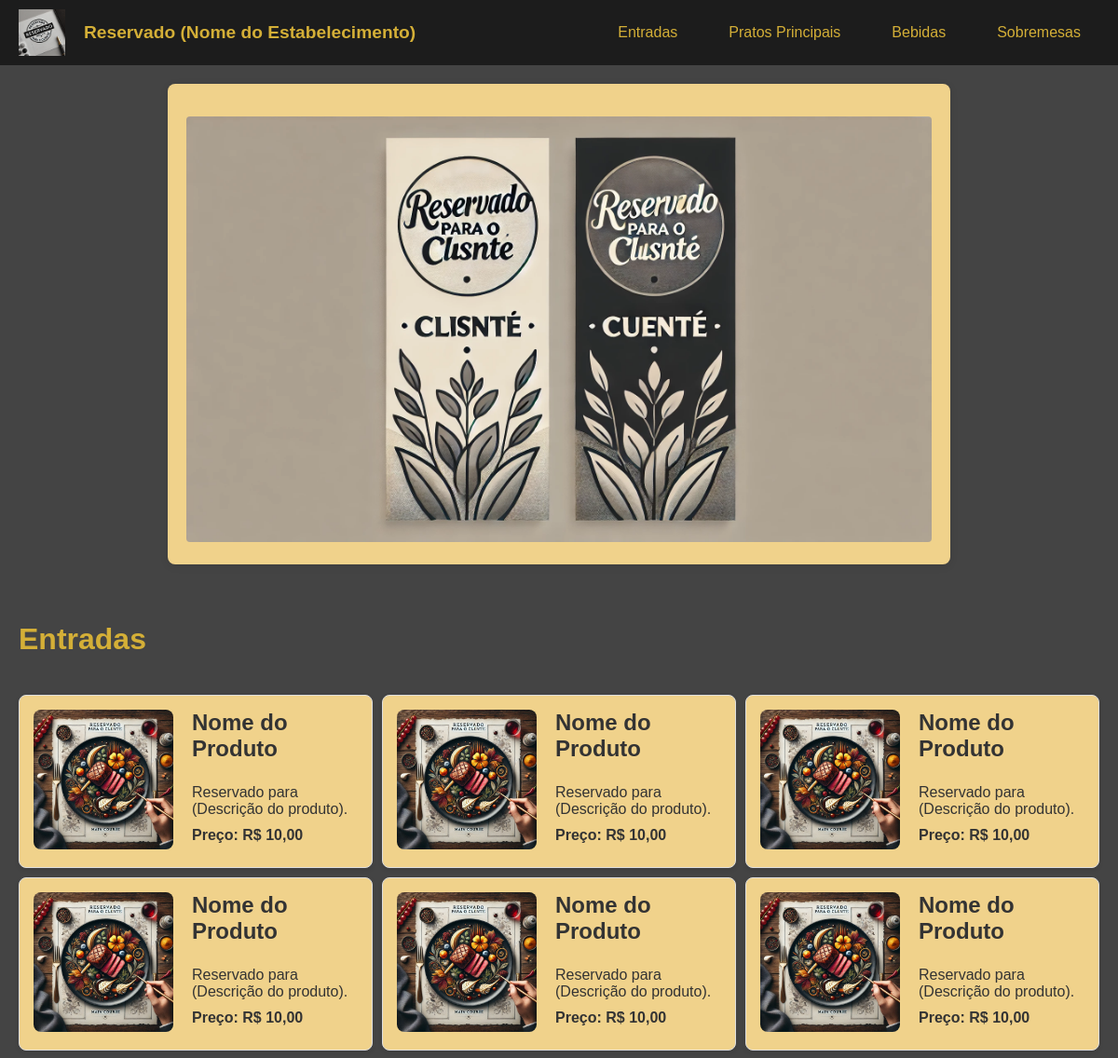
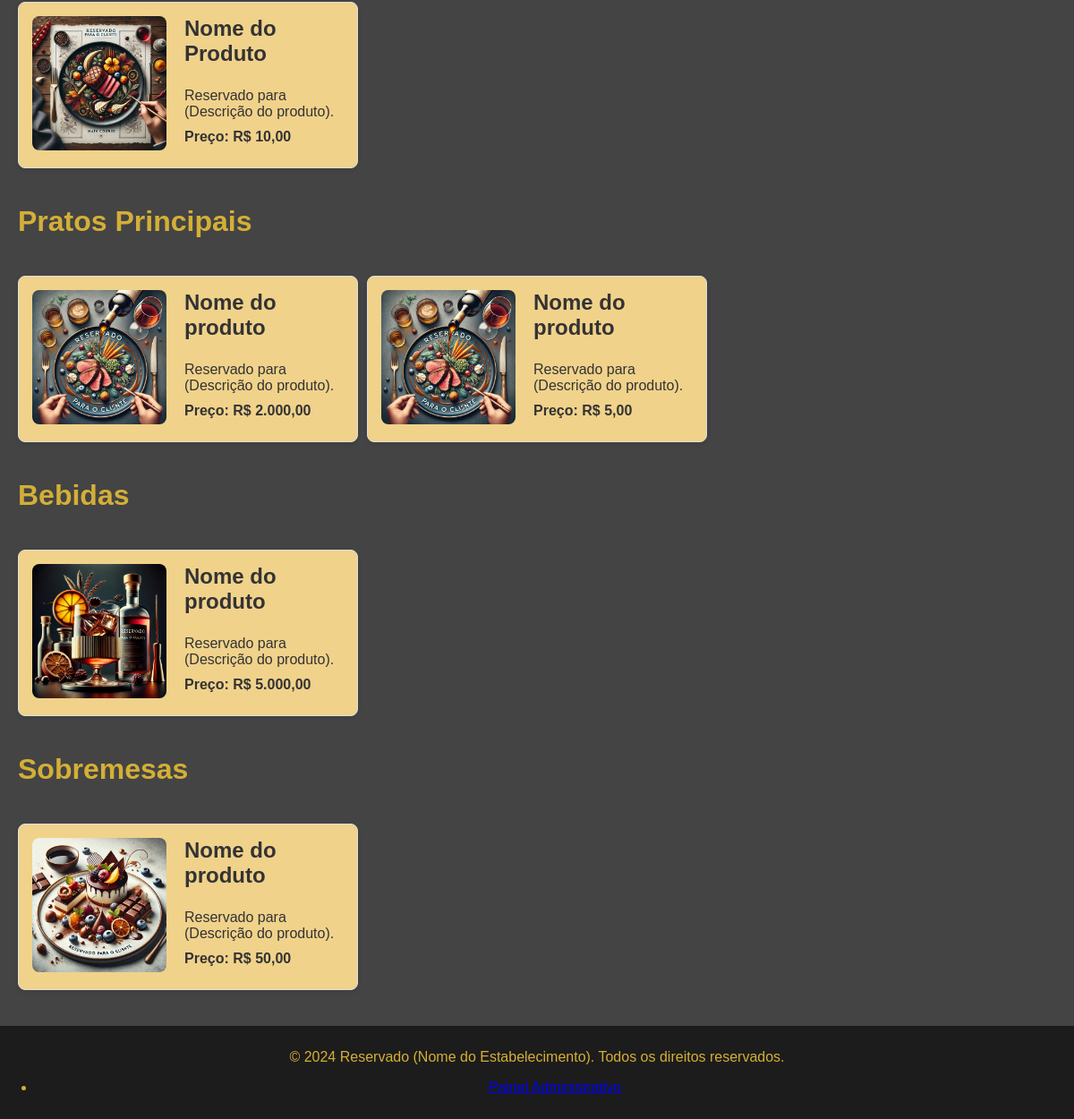
The page / on the database its author committed (2 pictures, top to bottom).
### tables this page shows
CREATE TABLE `produtos` (
  `id` int NOT NULL AUTO_INCREMENT,
  `nome` varchar(255) NOT NULL,
  `descricao` text NOT NULL,
  `preco` decimal(10,2) NOT NULL,
  `categoria` enum('entradas','principais','bebidas','sobremesas') NOT NULL,
  `imagem` varchar(255) DEFAULT NULL,
  `data_criacao` timestamp NULL DEFAULT CURRENT_TIMESTAMP,
  PRIMARY KEY (`id`)
);

### config.php (called while the page is built, shortened)
<?php
$site_name = "Reservado (Nome do Estabelecimento)";
$banner_image_path = '../cardapio-SemiDinamico/path/r.jpg';
$sections = [
    "entradas" => [
        "title" => "Entradas",
        "url" => "sections/entradas.php"
    ],
    "principais" => [
        "title" => "Pratos Principais",
        "url" => "sections/principais.php"
    ],
    "bebidas" => [
        "title" => "Bebidas",
        "url" => "sections/bebidas.php"
    ],
    "sobremesas" => [
        "title" => "Sobremesas",
        "url" => "sections/sobremesas.php"
    ],
];
?>

### sections/entradas.php (the view, shortened to what this page needs)
<?php
require_once dirname(__DIR__) . '/db/conexao.php';
$base_url = '/cardapio-SemiDinamico/admin/uploads/produtos/';
$stmt = $pdo->prepare("SELECT * FROM produtos WHERE categoria = 'entradas' ORDER BY nome");
$stmt->execute();
$produtos = $stmt->fetchAll(PDO::FETCH_ASSOC);
?>
<!DOCTYPE html>
<html lang="pt-BR">
<head>
    <link rel="stylesheet" href="../assets/css/style.css">
</head>
<body>
    <h1>Entradas</h1>
    <div class="produtos-container">
        <?php foreach ($produtos as $produto): ?>
        <div class="produto-item">
            <div class="produto-imagem">
                <?php if ($produto['imagem']): ?>
                    <img src="<?php echo $base_url . htmlspecialchars($produto['imagem']); ?>" alt="<?php echo htmlspecialchars($produto['nome']); ?>">
                <?php endif; ?>
            </div>
            <div class="produto-info">
                <h3><?php echo htmlspecialchars($produto['nome']); ?></h3>
                <p><?php echo htmlspecialchars($produto['descricao']); ?></p>
                <p class="preco">Preço: R$ <?php echo number_format($produto['preco'], 2, ',', '.'); ?></p>
            </div>
        </div>
        <?php endforeach; ?>
    </div>
</body>
</html>

### index.php (shortened to what this page needs)
<?php
include 'config.php';
?>
<!DOCTYPE html>
<html lang="pt-BR">
<head>
    <link rel="stylesheet" href="assets/css/style.css">
    <link rel="stylesheet" href="https://cdnjs.cloudflare.com/ajax/libs/font-awesome/6.0.0-beta3/css/all.min.css">
</head>
<body>
    <header>
        <div class="logo-container">
            <img src="path/logo.jpg" alt="Logo do Site <?php echo $site_name; ?>">
        </div>
        <h1 class="site-title"><?php echo $site_name; ?></h1>
        <nav>
            <ul>
                <?php foreach ($sections as $id => $section): ?>
                    <li><a href="<?php echo $section['url']; ?>"><?php echo $section['title']; ?></a></li>
                <?php endforeach; ?>
            </ul>
        </nav>
    </header>
    <div class="banner">
        <img src="<?php echo $banner_image_path; ?>" alt="Banner do site <?php echo $site_name; ?>">
    </div>
    <main>
        <?php
        foreach ($sections as $id => $section) {
            include $section['url'];
        }
        ?>
    </main>
    <footer>
        <p>&copy; 2024 <?php echo $site_name; ?>. Todos os direitos reservados.</p>
        <ul>
            <li><a href="admin/login.php">Painel Administrativo</a></li>
        </ul>
    </footer>
</body>
</html>

### sections/principais.php (shortened to what this page needs)
<?php
require_once dirname(__DIR__) . '/db/conexao.php';
$base_url = '/cardapio-SemiDinamico/admin/uploads/produtos/';
$stmt = $pdo->prepare("SELECT * FROM produtos WHERE categoria = 'principais' ORDER BY nome");
$stmt->execute();
$produtos = $stmt->fetchAll(PDO::FETCH_ASSOC);
?>
<!DOCTYPE html>
<html lang="pt-BR">
<head>
    <link rel="stylesheet" href="../assets/css/style.css">
</head>
<body>
    <h1>Pratos Principais</h1>
    <div class="produtos-container">
        <?php foreach ($produtos as $produto): ?>
        <div class="produto-item">
            <div class="produto-imagem">
                <?php if ($produto['imagem']): ?>
                    <img src="<?php echo $base_url . htmlspecialchars($produto['imagem']); ?>" alt="<?php echo htmlspecialchars($produto['nome']); ?>">
                <?php endif; ?>
            </div>
            <div class="produto-info">
                <h3><?php echo htmlspecialchars($produto['nome']); ?></h3>
                <p><?php echo htmlspecialchars($produto['descricao']); ?></p>
                <p class="preco">Preço: R$ <?php echo number_format($produto['preco'], 2, ',', '.'); ?></p>
            </div>
        </div>
        <?php endforeach; ?>
    </div>
</body>
</html>

### sections/bebidas.php (shortened to what this page needs)
<?php
require_once dirname(__DIR__) . '/db/conexao.php';
$base_url = '/cardapio-SemiDinamico/admin/uploads/produtos/';
$stmt = $pdo->prepare("SELECT * FROM produtos WHERE categoria = 'bebidas' ORDER BY nome");
$stmt->execute();
$produtos = $stmt->fetchAll(PDO::FETCH_ASSOC);
?>
<!DOCTYPE html>
<html lang="pt-BR">
<head>
    <link rel="stylesheet" href="../assets/css/style.css">
</head>
<body>
    <h1>Bebidas</h1>
    <div class="produtos-container">
        <?php foreach ($produtos as $produto): ?>
        <div class="produto-item">
            <div class="produto-imagem">
                <?php if ($produto['imagem']): ?>
                    <img src="<?php echo $base_url . htmlspecialchars($produto['imagem']); ?>" alt="<?php echo htmlspecialchars($produto['nome']); ?>">
                <?php endif; ?>
            </div>
            <div class="produto-info">
                <h3><?php echo htmlspecialchars($produto['nome']); ?></h3>
                <p><?php echo htmlspecialchars($produto['descricao']); ?></p>
                <p class="preco">Preço: R$ <?php echo number_format($produto['preco'], 2, ',', '.'); ?></p>
            </div>
        </div>
        <?php endforeach; ?>
    </div>
</body>
</html>

### sections/sobremesas.php (shortened to what this page needs)
<?php
require_once dirname(__DIR__) . '/db/conexao.php';
$base_url = '/cardapio-SemiDinamico/admin/uploads/produtos/';
$stmt = $pdo->prepare("SELECT * FROM produtos WHERE categoria = 'sobremesas' ORDER BY nome");
$stmt->execute();
$produtos = $stmt->fetchAll(PDO::FETCH_ASSOC);
?>
<!DOCTYPE html>
<html lang="pt-BR">
<head>
    <link rel="stylesheet" href="../assets/css/style.css">
</head>
<body>
    <h1>Sobremesas</h1>
    <div class="produtos-container">
    <?php foreach ($produtos as $produto): ?>
    <div class="produto-item">
        <div class="produto-imagem">
            <?php if ($produto['imagem']): ?>
                <img src="<?php echo $base_url . htmlspecialchars($produto['imagem']); ?>" alt="<?php echo htmlspecialchars($produto['nome']); ?>">
            <?php endif; ?>
        </div>
        <div class="produto-info">
            <h3><?php echo htmlspecialchars($produto['nome']); ?></h3>
            <p><?php echo htmlspecialchars($produto['descricao']); ?></p>
            <p class="preco">Preço: R$ <?php echo number_format($produto['preco'], 2, ',', '.'); ?></p>
        </div>
    </div>
    <?php endforeach; ?>
    </div>
</body>
</html>

### assets/css/style.css (style rules this page uses)
html, body { width: 100%; height: 100%; margin: 0; padding: 0; overflow-x: hidden; }
body { display: flex; flex-direction: column; font-family: Arial, sans-serif; background-color: #444; color: #d4af37; }
main { flex: 1; padding: 20px; width: 100%; box-sizing: border-box; }
header { display: flex; align-items: center; justify-content: space-between; padding: 10px 20px; background-color: #1c1c1c; color: #d4af37; width: 100%; box-sizing: border-box; }
.logo-container img { max-width: 50px; height: auto; margin-right: 10px; }
.site-title { font-size: 1.2em; font-weight: bold; color: #d4af37; }
nav ul { list-style: none; padding: 0; margin: 0; display: flex; flex-wrap: wrap; justify-content: center; }
nav ul li { margin: 0 10px; }
nav ul li a { color: #d4af37; text-decoration: none; }
.produtos-container { display: grid; grid-template-columns: repeat(3, 1fr); gap: 10px; padding: 20px 0; }
.produto-item { background-color: #f0d28b; border: 1px solid #ddd; border-radius: 8px; overflow: hidden; padding: 15px; box-shadow: 0 2px 5px rgba(0, 0, 0, 0.1); transition: transform 0.2s ease; display: flex; align-items: flex-start; }
.produto-imagem img { max-width: 150px; height: auto; margin-right: 20px; border-radius: 8px; display: block; }
.produto-info { flex-grow: 1; }
.produto-info h3 { margin-top: 0; font-size: 1.5em; color: #333; }
.produto-info p { margin: 10px 0; color: #333; }
.produto-info .preco { font-weight: bold; color: #333; }
.banner { background-color: #f0d28b; padding: 20px; margin: 20px auto; border-radius: 8px; box-shadow: 0 2px 8px rgba(0, 0, 0, 0.1); max-width: 800px; text-align: center; }
.banner img { margin-top: 15px; max-width: 100%; height: auto; border-radius: 4px; }
footer { background-color: #1c1c1c; color: #d4af37; text-align: center; padding: 10px 0; width: 100%; }

### rows shown on the page
produtos: imagem (picture), nome "Nome do Produto", descricao "Reservado para (Descrição do produto).", preco "10,00"
produtos: imagem (picture), nome "Nome do Produto", descricao "Reservado para (Descrição do produto).", preco "10,00"
produtos: imagem (picture), nome "Nome do Produto", descricao "Reservado para (Descrição do produto).", preco "10,00"
produtos: imagem (picture), nome "Nome do Produto", descricao "Reservado para (Descrição do produto).", preco "10,00"
produtos: imagem (picture), nome "Nome do Produto", descricao "Reservado para (Descrição do produto).", preco "10,00"
produtos: imagem (picture), nome "Nome do Produto", descricao "Reservado para (Descrição do produto).", preco "10,00"
produtos: imagem (picture), nome "Nome do Produto", descricao "Reservado para (Descrição do produto).", preco "10,00"
produtos: imagem (picture), nome "Nome do produto", descricao "Reservado para (Descrição do produto).", preco "2.000,00"
produtos: imagem (picture), nome "Nome do produto", descricao "Reservado para (Descrição do produto).", preco "5,00"
produtos: imagem (picture), nome "Nome do produto", descricao "Reservado para (Descrição do produto).", preco "5.000,00"
produtos: imagem (picture), nome "Nome do produto", descricao "Reservado para (Descrição do produto).", preco "50,00"

### other values the page prints
$site_name "Reservado (Nome do Estabelecimento)"
$section['title'] "Entradas"
$section['title'] "Pratos Principais"
$section['title'] "Bebidas"
$section['title'] "Sobremesas"
